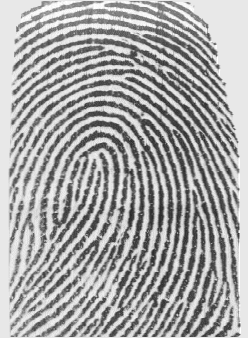
%> input picture source/image/01.png, 248 x 338 px
$ octave --eval "result = cutBackground(imread('image/01.png'));"   (GNU Octave 9; MATLAB toolbox functions it lacks are replaced by stand-ins)
%> lines starting %> are read from the running program, lines starting %| are printed output that depends on the picture; in (x1, y1, x2, y2) boxes, pixels count from 0 and x2, y2 are one past the last pixel; in counts of white or black regions, pixels touching at a corner belong together; the program's own positions count from 1
### source/minBoundParagram.m
function [boundX, boundY] = minBoundParagram(x, y)
% This function calculates a minimal boundary parallelogram of input curve.
%
% Input
%   x: x coordinates of input curve points
%   y: y coordinates of input curve points
% Return
%   boundX: x coordinates of boundary vertices
%   boundY: y coordinates of boundary vertices

    % Preprocess data
    x = x(:);
    y = y(:);

    % Not many error checks to worry about
    n = length(x);
    if n~=length(y)
        error('x and y must be the same sizes')
    end

    % Start out with the convex hull of the points to
    % reduce the problem dramatically. Note that any
    % points in the interior of the convex hull are
    % never needed, so we drop them.
    if n>3
        edges = convhull(x,y);

        % Exclude those points inside the hull as not relevant
        % also sorts the points into their convex hull as a
        % closed polygon

        x = x(edges(1:(end-1)));
        y = y(edges(1:(end-1)));

        % Probably fewer points now, unless the points are fully convex
        nedges = length(x) - 1;

    elseif n > 1
        % n must be 2 or 3
        nedges = n;
        x(end+1) = x(1);
        y(end+1) = y(1);
    else
        % n must be 0 or 1
        nedges = n;
    end

    % Now we must find the bounding parallelogram of those
    % that remain.

    % Special case: small numbers of points. If we trip any
    % of these cases, then we are done, so return.
    switch nedges
        case 0
            % Empty begets empty
            boundX = [];
            boundY = [];
            area = [];
            perimeter = [];
            return
        case 1
            % With one point, the rect is simple.
            boundX = repmat(x, 1, 5);
            boundY = repmat(y, 1, 5);
            area = 0;
            perimeter = 0;
            return
        case 2
            % Only two points. also simple.
            boundX = x([1 2 2 1 1]);
            boundY = y([1 2 2 1 1]);
            area = 0;
            perimeter = 2*sqrt(diff(x) .^ 2 + diff(y) .^ 2);
            return
    end
    % 3 or more points.

    % We will need a 2x2 rotation matrix through an angle theta
    Rmat = @(theta) [cos(theta) sin(theta); -sin(theta) cos(theta)];

    % Get the angle of each edge of the hull polygon.
    nx = length(x);
    ind1 = 1 : nx;
    ind2 = circshift(ind1, [0, -1]);
    edgeangles = atan2(y(ind2) - y(ind1), x(ind2) - x(ind1));
    % Move the angle to be in [0,pi).
    edgeangles = mod(edgeangles, pi);

    % Now just check each edge of the convex hull
    nang = length(edgeangles);
%     area = inf;
%     perim = inf;
    met = inf;
    xy = [x, y];

    for i = 1 : nang
        % Line that defines the base of the parallelogram
        p1 = xy(i, :);

        % We will rotate and translate the points so this
        % edge lies on the x axis. The rotation matrix is...
        rot = Rmat(-edgeangles(i));
        xyr = (xy - repmat(p1, nx, 1)) * rot;

        % The height of the parallelogram is
        if max(xyr(:, 2)) >= max(-xyr(:, 2))
            pgheight = max(xyr(:, 2));
        else
            pgheight = min(xyr(:, 2));
        end

        % Rotate everything, but keep the angles in the interval [0,pi)
        anglesr = mod(edgeangles - edgeangles(i), pi);

        % What are the smallest and largest possible angles of the
        % remaining edges? This will define the limits of where the
        % secondary sides of the bounding parallelogram may lie.
        anglesr(i) = [];
        anglesr(anglesr == 0) = [];
        anglebounds = [min(anglesr), max(anglesr)];

        % Use fminbnd to search over the family of parallelograms with
        % the given base.
        sideang = fminbnd(@(ang) pgramObject(ang, xyr, pgheight),...
                                    anglebounds(1), anglebounds(2));

        % Get the final parallelogram
        [pmin, amin, pgxy] = pgramObject(sideang, xyr, pgheight);
        M_i = amin;

        % A new metric value for the current interval.
        if M_i < met
            % Keep this one
            met = M_i;
%             area = amin;
%             perim = pmin;

            % recover the parallelogram in the original coordinate system
            pgxy = pgxy * rot' + repmat(p1, 5, 1);

            boundX = pgxy(:, 1);
            boundY = pgxy(:, 2);
        end
    end


        % Sub function to generate object
        % =================================================================
        function [perim,area,pgxy] = pgramObject(angle, xyr, pgHeight)
        %  For a given angle (in radians) computes the bounding
        %  parallelogram where the base is assumed to lie on the
        %  x axis. Thus the upper face must be parallel to the x axis.
        % angle will always be in the open interval (0,pi)

            % The vector that points along the sides will be
            sidevec = [cos(angle), sin(angle)];

            % For this value of ang, what is the normal vector to
            % that side of the parallelogram? It always points in
            % the positive x direction, by the way it is constructed.
            nvec = [sin(angle); -cos(angle)];

            % What is the left most point that a side will hit against?
            % The rightmost? get that information from a dot product of
            % the points with the normal vector of the sides.
            dp = xyr * nvec;
            leftmost = min(dp);
            rightmost = max(dp);

            % A point on the line that contains the left side of the
            % parallelogram is
            leftpoint = leftmost * nvec.';

            % And the right hand side line passes through this point.
            rightpoint = rightmost * nvec.';

            % We can define each line by the parametric equations
            % Pleft(t) = leftpoint + t*sidevec
            % Pright(t) = rightpoint + s*sidevec
            %
            % now find the values of s and t, such that those lines
            % intersect the x axis (thus y == 0)
            t0 = -leftpoint(2) ./ sidevec(2);
            s0 = -rightpoint(2) ./ sidevec(2);

            % The actual x axis intercepts are at
            x1 = leftpoint(1) + t0*sidevec(1);
            x2 = rightpoint(1) + s0*sidevec(1);

            % The length of a side of the parallelogram is given by the
            % definition of the trig function from triangle sides.
            sidelength = pgHeight ./ cos(pi / 2 - angle);
            baselength = abs(x2 - x1);

            % So the perimeter of the parallellogram is given by
            perim = 2 * (abs(sidelength) + baselength);

            % Do not have to do these unless necessary
            if nargout > 1
                % The area is also trivial to compute, as
                area = abs(pgHeight)*baselength;

                % And the vertices of the parallelogram are
                pgxy = [[x1, 0]; [x2, 0]; ...
                        [x2, 0] + sidelength * sidevec;...
                        [x1, 0] + sidelength * sidevec;...
                        [x1, 0]];

            end

        end

end

### source/cutBackground.m
function shrinked = cutBackground(image)
% This function calculates a rectangle boundary of input fingerprint area.
%
% Input
%   image: original input image
% Return
%   shrinked: output fingerprint with minimal background possible.

    original = image;
    image = histeq(image);
    % Binarization of image, then get its boundary.
    level = graythresh(image);
    image = ~im2bw(image, level);
    image = bwconvhull(image);

    boundary = bwboundaries(image);
    [x, y] = minBoundParagram(boundary{1}(:, 1), boundary{1}(:, 2));
    % Get the minimal rectangle vertices.
    minX = max(1, floor(min(x)));
    maxX = min(size(image, 1), floor(max(x)));
    minY = max(1, floor(min(y)));
    maxY = min(size(image, 2), floor(max(y)));

    % Cut image.
    shrinked = original(minX : maxX, minY : maxY);

end
%> in cutBackground, `original = image;`:
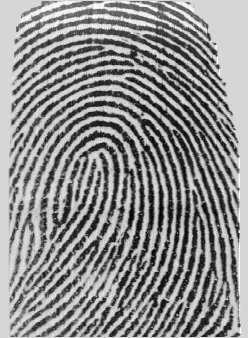
%> original: size 338x248 uint8; min 0, max 38, mean 21.1; drawn with min black and max white
%> in cutBackground, `image = histeq(image);`:
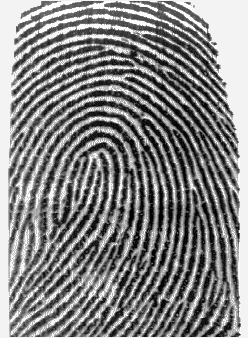
%> image: size 338x248 uint8; min 0, max 255, mean 132.4
%> in cutBackground, `level = graythresh(image);`: level = 0.531
%> in cutBackground, `image = ~im2bw(image, level);`:
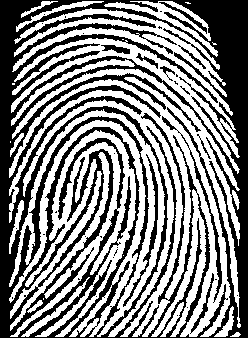
%> image: size 338x248 logical; 52.5% white; 35 black regions (24 under 20 px), largest, box (x1, y1, x2, y2) and area: (0, 0, 248, 338) 37870, (162, 116, 222, 303) 566, (123, 154, 158, 307) 522
%> in cutBackground, `image = bwconvhull(image);`:
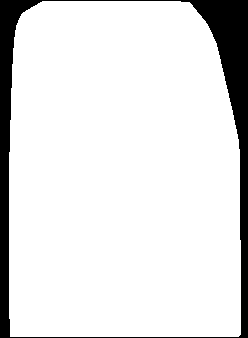
%> image: size 338x248 logical; 88.6% white; 1 black region, box (x1, y1, x2, y2) and area: (0, 0, 248, 338) 9575
%> in cutBackground, `boundary = bwboundaries(image);`: boundary = 1 boundary; box (x1, y1, x2, y2) and points: (9, 1, 241, 337) 1053
%> in minBoundParagram, `x = x(:);`: x = 1053 values, max 337 at index 641, min 2 at index 160, mean 181.3
%> in minBoundParagram, `y = y(:);`: y = 1053 values, max 241 at index 545, min 10 at index 1, mean 121.3
%> in minBoundParagram, `n = length(x);`: n = 1053
%> in minBoundParagram, `edges = convhull(x,y);`: edges = 33 values, max 887 at index 32, min 1 at index 31, mean 326.9
%> in minBoundParagram, `x = x(edges(1:(end-1)));`: x = 32 values, max 337 at index 1, min 2 at index 17, mean 88.72
%> in minBoundParagram, `y = y(edges(1:(end-1)));`: y = 32 values, max 241 at index 3, min 10 at index 31, mean 119.5
%> in minBoundParagram, `nedges = length(x) - 1;`: nedges = 31
%> in minBoundParagram, `nx = length(x);`: nx = 32
%> in minBoundParagram, `ind1 = 1 : nx;`: ind1 = 32 values from 1 to 32
%> in minBoundParagram, `ind2 = circshift(ind1, [0, -1]);`: ind2 = 32 values, max 32 at index 31, min 1 at index 32, mean 16.5
%> in minBoundParagram, `edgeangles = atan2(y(ind2) - y(ind1), x(ind2) - x(ind1));`: edgeangles = 32 values, max 3.14 at index 3, min -3.13 at index 4, mean -1.11
%> in minBoundParagram, `edgeangles = mod(edgeangles, pi);`: edgeangles = 32 values, max 3.11 at index 30, min 0 at index 3, mean 1.44
%> in minBoundParagram, `nang = length(edgeangles);`: nang = 32
%> in minBoundParagram, `xy = [x, y];`: xy = 32 rows, first 12: [337 11; 337 239; 335 241; 241 241; 150 240; 140 239; 130 237; 111 233; 60 221; 44 217; 35 213; 25 208]
%> the loop in minBoundParagram, `for i = 1 : nang` made 32 passes
%> (p1, rot, pgheight, anglebounds) on pass 1: ([337 11], [6.12e-17 -1; 1 6.12e-17], 335, [0.464 3.03])
%> (p1, rot, pgheight, anglebounds) on passes 2 to 3: ([337 239], [-0.707 -0.707; 0.707 -0.707], 381.1, [0.322 2.94]), ([335 241], [1 0; 0 1], -231, [0.011 3.11])
%> in cutBackground, `shrinked = original(minX : maxX, minY : maxY);`:
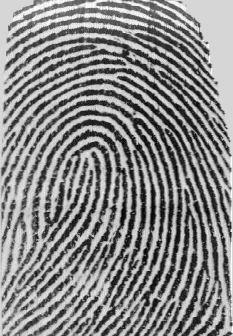
%> shrinked: size 336x233 uint8; min 0, max 38, mean 20.4; drawn with min black and max white

$ run again, on source/image/02.png
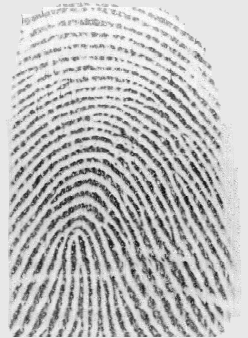
%> input picture source/image/02.png, 248 x 338 px
%> level = 0.506
%> in cutBackground, `image = bwconvhull(image);`:
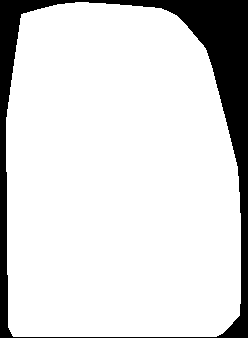
%> image: size 338x248 logical; 85.7% white; 1 black region, box (x1, y1, x2, y2) and area: (0, 0, 248, 338) 11978
%> boundary = 1 boundary; box (x1, y1, x2, y2) and points: (6, 2, 241, 337) 1005
%> in minBoundParagram, `x = x(:);`: x = 1005 values, max 337 at index 583, min 3 at index 158, mean 183.1
%> in minBoundParagram, `y = y(:);`: y = 1005 values, max 241 at index 457, min 7 at index 1, mean 115.5
%> n = 1005
%> edges = 40 values, max 951 at index 36, min 1 at index 35, mean 351.9
%> in minBoundParagram, `x = x(edges(1:(end-1)));`: x = 39 values, max 337 at index 1, min 3 at index 24, mean 119.6
%> in minBoundParagram, `y = y(edges(1:(end-1)));`: y = 39 values, max 241 at index 6, min 7 at index 35, mean 124.7
%> nedges = 38
%> nx = 39
%> ind1 = 39 values from 1 to 39
%> ind2 = 39 values, max 39 at index 38, min 1 at index 39, mean 20
%> in minBoundParagram, `edgeangles = atan2(y(ind2) - y(ind1), x(ind2) - x(ind1));`: edgeangles = 39 values, max 3.14 at index 6, min -3.09 at index 7, mean -0.853
%> in minBoundParagram, `edgeangles = mod(edgeangles, pi);`: edgeangles = 39 values, max 3.06 at index 5, min 0 at index 6, mean 1.32
%> nang = 39
%> xy = 39 rows, first 12: [337 14; 337 217; 334 223; 324 233; 316 240; 304 241; 214 241; 193 240; 177 239; 167 238; 115 225; 69 213]
%> the loop in minBoundParagram, `for i = 1 : nang` made 39 passes
%> (p1, rot, pgheight, anglebounds) on pass 1: ([337 14], [6.12e-17 -1; 1 6.12e-17], 334, [0.0997 3.08])
%> in cutBackground, `shrinked = original(minX : maxX, minY : maxY);`:
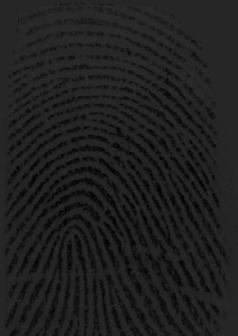
%> shrinked: size 336x238 uint8; min 0, max 44, mean 31

$ run again, on source/image/03.png
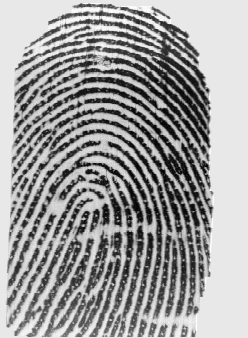
%> input picture source/image/03.png, 248 x 338 px
%> level = 0.563
%> in cutBackground, `image = bwconvhull(image);`:
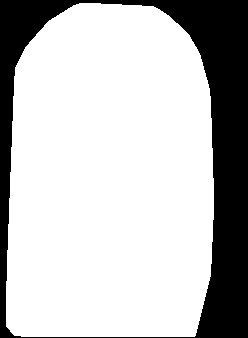
%> image: size 338x248 logical; 75.5% white; 1 black region, box (x1, y1, x2, y2) and area: (0, 0, 248, 338) 20570
%> boundary = 1 boundary; box (x1, y1, x2, y2) and points: (6, 3, 214, 337) 937
%> in minBoundParagram, `x = x(:);`: x = 937 values, max 337 at index 703, min 4 at index 292, mean 186.5
%> in minBoundParagram, `y = y(:);`: y = 937 values, max 214 at index 545, min 7 at index 1, mean 109.7
%> n = 937
%> edges = 43 values, max 892 at index 40, min 1 at index 39, mean 423.9
%> in minBoundParagram, `x = x(edges(1:(end-1)));`: x = 42 values, max 337 at index 1, min 4 at index 23, mean 124.3
%> in minBoundParagram, `y = y(edges(1:(end-1)));`: y = 42 values, max 214 at index 7, min 7 at index 39, mean 111.9
%> nedges = 41
%> nx = 42
%> ind1 = 42 values from 1 to 42
%> ind2 = 42 values, max 42 at index 41, min 1 at index 42, mean 21.5
%> in minBoundParagram, `edgeangles = atan2(y(ind2) - y(ind1), x(ind2) - x(ind1));`: edgeangles = 42 values, max 3.14 at index 7, min -3.11 at index 8, mean -0.585
%> in minBoundParagram, `edgeangles = mod(edgeangles, pi);`: edgeangles = 42 values, max 3.11 at index 38, min 0 at index 7, mean 1.66
%> nang = 42
%> xy = 42 rows, first 12: [337 22; 337 195; 336 196; 333 197; 277 211; 264 212; 220 214; 179 214; 119 212; 97 211; 89 210; 81 208]
%> the loop in minBoundParagram, `for i = 1 : nang` made 42 passes
%> (p1, rot, pgheight, anglebounds) on pass 1: ([337 22], [6.12e-17 -1; 1 6.12e-17], 333, [0.322 3.09])
%> in cutBackground, `shrinked = original(minX : maxX, minY : maxY);`:
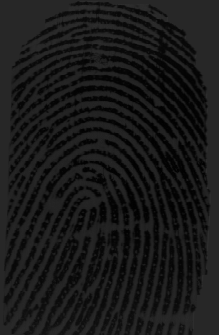
%> shrinked: size 335x219 uint8; min 0, max 45, mean 25

$ run again, on source/image/04.png
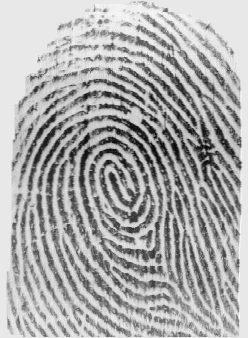
%> input picture source/image/04.png, 248 x 338 px
%> level = 0.524
%> in cutBackground, `image = ~im2bw(image, level);`:
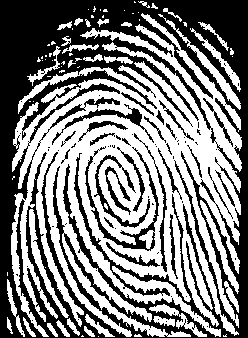
%> image: size 338x248 logical; 50.9% white; 81 black regions (55 under 20 px), largest, box (x1, y1, x2, y2) and area: (0, 0, 248, 338) 36217, (85, 146, 159, 251) 992, (94, 155, 150, 228) 589
%> in cutBackground, `image = bwconvhull(image);`:
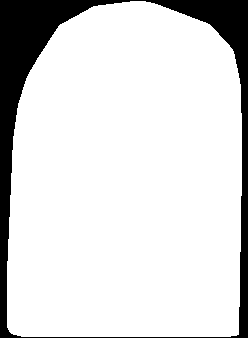
%> image: size 338x248 logical; 85.5% white; 1 black region, box (x1, y1, x2, y2) and area: (0, 0, 248, 338) 12170
%> boundary = 1 boundary; box (x1, y1, x2, y2) and points: (7, 1, 242, 337) 996
%> in minBoundParagram, `x = x(:);`: x = 996 values, max 337 at index 705, min 2 at index 308, mean 190.3
%> in minBoundParagram, `y = y(:);`: y = 996 values, max 242 at index 476, min 8 at index 1, mean 128.7
%> n = 996
%> edges = 45 values, max 930 at index 41, min 1 at index 40, mean 425.2
%> in minBoundParagram, `x = x(edges(1:(end-1)));`: x = 44 values, max 337 at index 1, min 2 at index 23, mean 120.3
%> in minBoundParagram, `y = y(edges(1:(end-1)));`: y = 44 values, max 242 at index 7, min 8 at index 40, mean 128.8
%> nedges = 43
%> nx = 44
%> ind1 = 44 values from 1 to 44
%> ind2 = 44 values, max 44 at index 43, min 1 at index 44, mean 22.5
%> in minBoundParagram, `edgeangles = atan2(y(ind2) - y(ind1), x(ind2) - x(ind1));`: edgeangles = 44 values, max 3.14 at index 7, min -3.11 at index 8, mean -0.596
%> in minBoundParagram, `edgeangles = mod(edgeangles, pi);`: edgeangles = 44 values, max 3.12 at index 6, min 0 at index 7, mean 1.62
%> nang = 44
%> xy = 44 rows, first 12: [337 22; 337 231; 336 237; 335 239; 307 240; 252 241; 196 242; 114 242; 85 241; 79 240; 69 238; 55 235]
%> the loop in minBoundParagram, `for i = 1 : nang` made 44 passes
%> (p1, rot, pgheight, anglebounds) on pass 1: ([337 22], [6.12e-17 -1; 1 6.12e-17], 335, [0.124 2.94])
